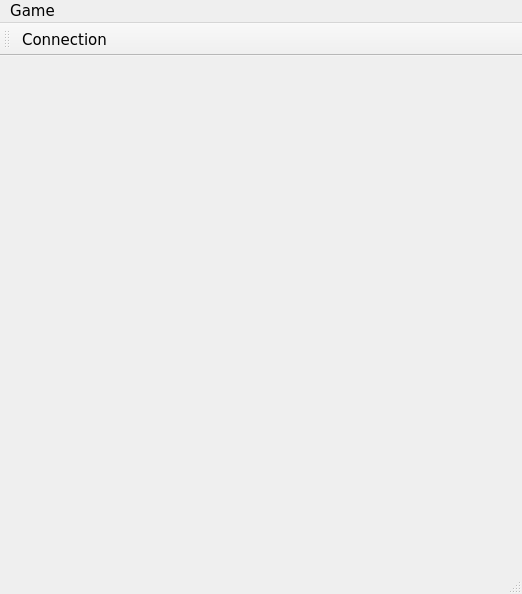
<?xml version="1.0" encoding="UTF-8"?>
<ui version="4.0">
 <class>MainWindow</class>
 <widget class="QMainWindow" name="MainWindow">
  <property name="geometry">
   <rect>
    <x>0</x>
    <y>0</y>
    <width>522</width>
    <height>594</height>
   </rect>
  </property>
  <property name="font">
   <font>
    <family>Verdana</family>
    <pointsize>11</pointsize>
   </font>
  </property>
  <property name="windowTitle">
   <string>Tanks</string>
  </property>
  <widget class="QWidget" name="centralWidget">
   <layout class="QVBoxLayout" name="verticalLayout">
    <item>
     <widget class="Scene" name="widget" native="true"/>
    </item>
   </layout>
  </widget>
  <widget class="QMenuBar" name="menuBar">
   <property name="geometry">
    <rect>
     <x>0</x>
     <y>0</y>
     <width>522</width>
     <height>21</height>
    </rect>
   </property>
   <widget class="QMenu" name="menuGame">
    <property name="title">
     <string>Game</string>
    </property>
    <addaction name="actionConnection"/>
    <addaction name="separator"/>
    <addaction name="actionExit"/>
   </widget>
   <addaction name="menuGame"/>
  </widget>
  <widget class="QToolBar" name="mainToolBar">
   <attribute name="toolBarArea">
    <enum>TopToolBarArea</enum>
   </attribute>
   <attribute name="toolBarBreak">
    <bool>false</bool>
   </attribute>
   <addaction name="actionConnection"/>
  </widget>
  <widget class="QStatusBar" name="statusBar"/>
  <action name="actionConnection">
   <property name="text">
    <string>Connection</string>
   </property>
  </action>
  <action name="actionExit">
   <property name="text">
    <string>Exit</string>
   </property>
  </action>
 </widget>
 <layoutdefault spacing="6" margin="11"/>
 <customwidgets>
  <customwidget>
   <class>Scene</class>
   <extends>QWidget</extends>
   <header location="global">Scene.h</header>
   <container>1</container>
  </customwidget>
 </customwidgets>
 <resources/>
 <connections/>
</ui>
